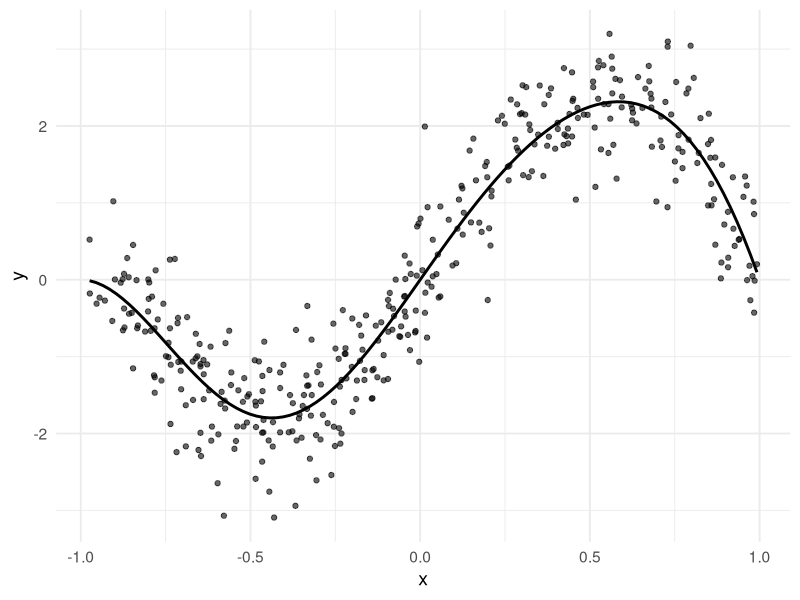

Source code (R): (Note: this script raises an error after producing the figure.)
## ---- chunk 1
knitr::opts_chunk$set(echo = TRUE)
library(tidyverse)
library(broom)
theme_set(theme_minimal(base_size = 14))
## ---- chunk 2
# e.g.
set.seed(1) # remove/change
f <- function(x) 2 * (x^3  + 1) * sin(pi * x)
n <- 400
noise_variance <- 0.5^2
data_full <- data.frame(
  x = runif(n, min = -1, max = 1)
) |>
  mutate(
    true_CEF = f(x),
    y = true_CEF + rnorm(n, sd = sqrt(noise_variance))
  )
ggplot(data_full, aes(x,y)) + 
  geom_point(alpha = .6) +
  stat_function(fun = f, size = 1)
## ---- chunk 3
prop_train <- 8/10 # can change
n <- nrow(data_full)
#train <- ...
#test <- ...
#data_train <- data_full[train, ]
#data_test <- data_full[test, ] |>
#  filter(x <= max(data_train$x), x >= min(data_train$x))
# c(nrow(data_train), nrow(data_test))
## ---- chunk 4

## ---- chunk 5

## ---- chunk 6
#data_OOD <- data.frame() |>
#  mutate() |>
#  filter(x <= max(data_train$x), x >= min(data_train$x))
## ---- chunk 7

## ---- chunk 8

## ---- chunk 9
# ...
#X_train <- X[train, ]
#X_test <- X[test, ] 
#y_train <- y[train]
#y_test <- y[test] 
## ---- chunk 10

## ---- chunk 11
# This code assumes SGD_path has variables
# named train_loss and test_loss
SGD_path |>
  group_by(epoch) |>
  top_n(1, wt = step) |> #filter(epoch > 5, epoch < 50) |>
  select(epoch, train_loss, test_loss) |>
  pivot_longer(!epoch, names_to = "type", values_to = "loss") |>
  ggplot(aes(epoch, loss, color = type, linetype = type)) +
  geom_line(size = 1) + 
  scale_color_viridis_d() + scale_y_log10()
## ---- chunk 12
SGD_path |>
  group_by(epoch) |>
  top_n(1, wt = step) |>
  ggplot(aes(epoch, MSE)) +
  geom_line(size = 1)
## ---- chunk 13
# ...
#y_OOD <- X_OOD %*% beta_OOD + ...
## ---- chunk 14

## ---- chunk 15
SGD_path |>
  group_by(epoch) |>
  top_n(1, wt = step) |> #filter(epoch > 5, epoch < 50) |>
  select(epoch, test_loss, OOD_loss) |> #, train_loss) |>
  pivot_longer(!epoch, names_to = "type", values_to = "loss") |>
  ggplot(aes(epoch, loss, color = type, linetype = type)) +
  geom_line(size = 1) + 
  scale_color_viridis_d() + scale_y_log10()
